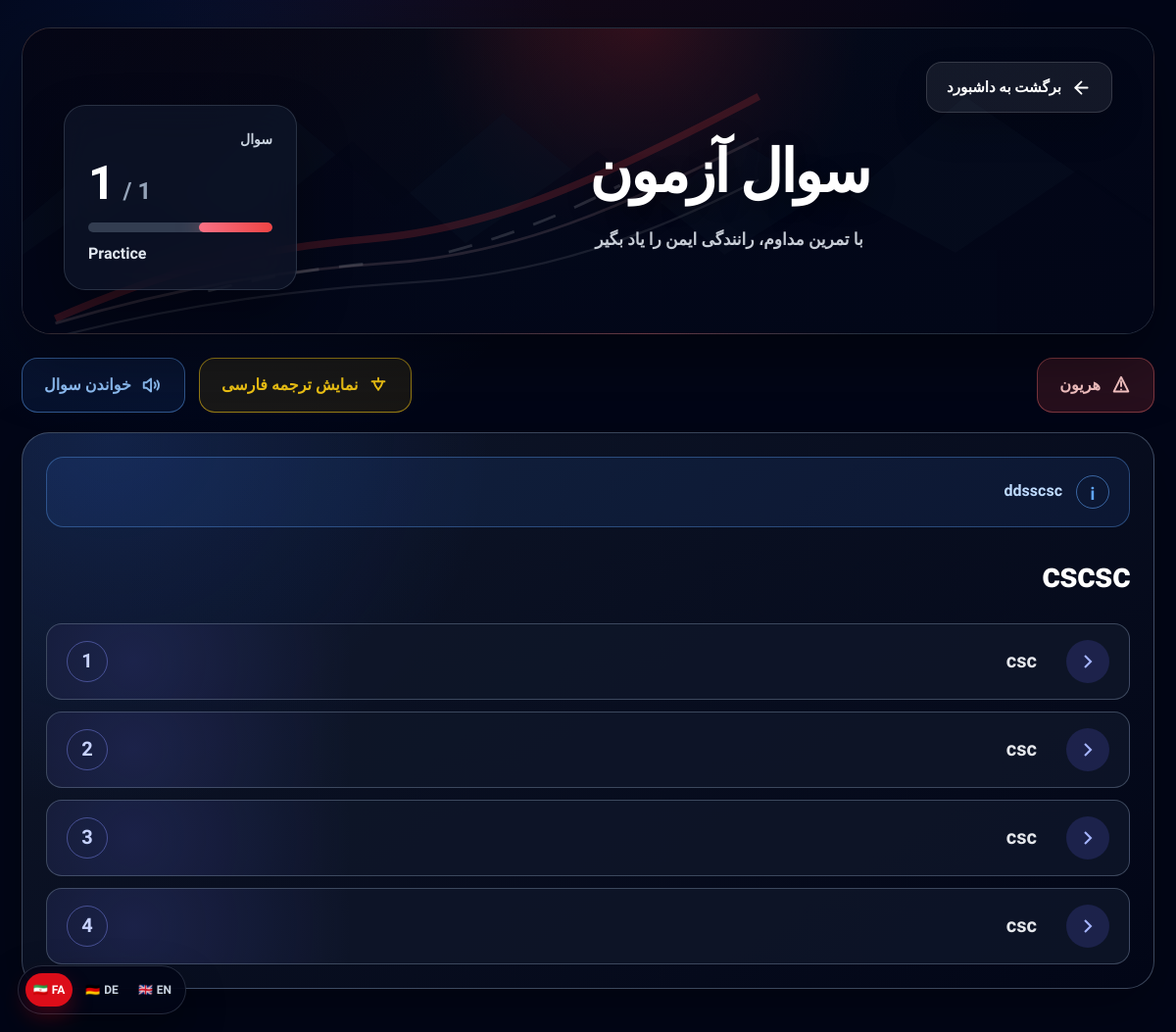
The page /quiz/question/4/ on the database as committed earlier.
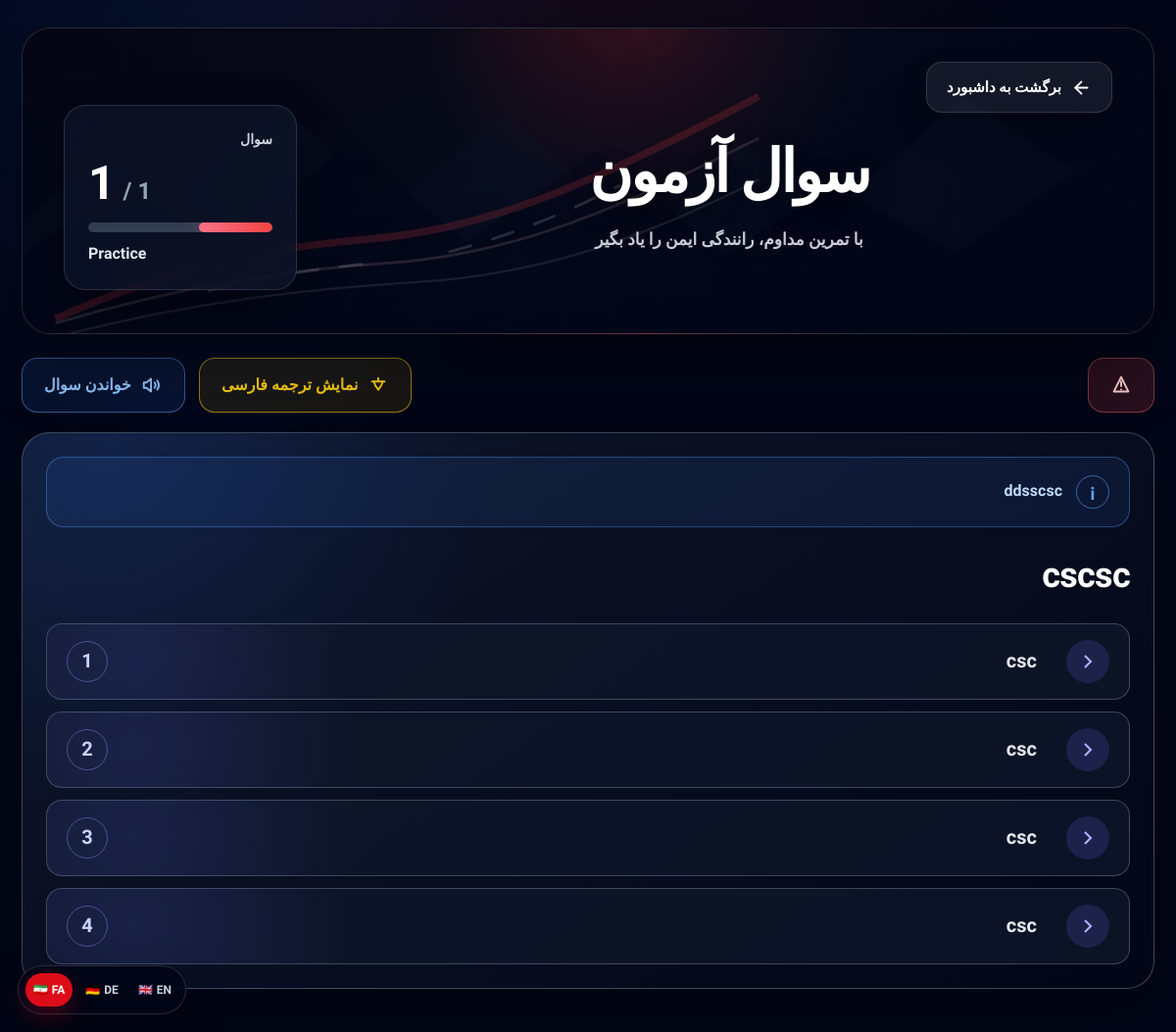
The same page on the database as committed later.
### quiz/models.py (models this page shows, shortened)
class Question(models.Model):
    SECTION_BASIC = "basic"
    SECTION_CLASS_B = "class_b"
    SECTION_CHOICES = [
        (SECTION_BASIC, _("دانش پایه")),
        (SECTION_CLASS_B, _("کلاس B")),
    ]
    category = models.ForeignKey(
        QuizCategory,
        on_delete=models.SET_NULL,
        null=True,
        blank=True,
        related_name="questions",
        verbose_name=_("دسته‌بندی"),
    )
    main_category = models.ForeignKey(
        QuizCategory,
        on_delete=models.SET_NULL,
        null=True,
        blank=True,
        related_name="main_questions",
        limit_choices_to={"parent__isnull": True},
        verbose_name=_("دسته‌بندی اصلی"),
        help_text=_("دسته‌بندی والد اصلی را انتخاب کنید؛ برای مثال مواد مخدر یا هفتاد آزمون اصلی."),
    )
    sub_category = models.ForeignKey(
        QuizCategory,
        on_delete=models.SET_NULL,
        null=True,
        blank=True,
        related_name="sub_questions",
        limit_choices_to={"parent__isnull": False},
        verbose_name=_("زیرمجموعه"),
        help_text=_("زیرمجموعه را انتخاب کنید؛ برای مثال هروئین یا آزمون ۱."),
    )
    scenario = models.TextField(
        _("سناریو"),
        blank=True,
    )
    scenario_translation = models.TextField(
        _("ترجمه سناریو"),
        blank=True,
    )
    section = models.CharField(
        _("بخش"),
        max_length=20,
        choices=SECTION_CHOICES,
        default=SECTION_BASIC,
    )
    title = models.TextField(
        _("متن سؤال"),
    )
    title_translation = models.TextField(
        _("ترجمه سؤال"),
        blank=True,
        help_text=_("ترجمه فارسی سؤال"),
    )
    image = models.ImageField(
        _("تصویر"),
        upload_to="quiz/images/",
        blank=True,
        null=True,
    )
    video_url = models.URLField(
        _("نشانی ویدیو"),
        blank=True,
    )
    max_video_replays = models.PositiveSmallIntegerField(
        _("حداکثر دفعات پخش ویدیو"),
        default=4,
        help_text=_("حداکثر تعداد دفعات مجاز مشاهده ویدیو پیش از پاسخ‌دادن"),
    )
    option_1 = models.CharField(
        _("گزینه ۱"),
        max_length=255,
    )
    option_1_translation = models.CharField(
        _("ترجمه گزینه ۱"),
        max_length=255,
        blank=True,
    )
    option_2 = models.CharField(
        _("گزینه ۲"),
        max_length=255,
    )
    option_2_translation = models.CharField(
        _("ترجمه گزینه ۲"),
        max_length=255,
        blank=True,
    )
    option_3 = models.CharField(
        _("گزینه ۳"),
        max_length=255,
    )
    option_3_translation = models.CharField(
        _("ترجمه گزینه ۳"),
        max_length=255,
        blank=True,
    )
    option_4 = models.CharField(
        _("گزینه ۴"),
        max_length=255,
        blank=True,
    )
    option_4_translation = models.CharField(
        _("ترجمه گزینه ۴"),
        max_length=255,
        blank=True,
    )
    correct_answer = models.PositiveSmallIntegerField(
        _("پاسخ صحیح"),
        choices=[
            (1, _("گزینه ۱")),
            (2, _("گزینه ۲")),
            (3, _("گزینه ۳")),
            (4, _("گزینه ۴")),
        ],
    )
    correct_answers = models.CharField(
        _("پاسخ‌های صحیح"),
        max_length=20,
        blank=True,
        default="",
        help_text=_("برای چند پاسخ صحیح، شماره‌ها را با ویرگول وارد کنید؛ مانند 1,2,4"),
    )
    points = models.PositiveSmallIntegerField(
        _("امتیاز خطا"),
        default=3,
        help_text=_("Fehlerpunkte / امتیاز خطا"),
    )
    explanation = models.TextField(
        _("توضیح پاسخ"),
        blank=True,
    )
    is_published = models.BooleanField(
        _("منتشر شده"),
        default=True,
    )
    created_at = models.DateTimeField(
        _("زمان ایجاد"),
        auto_now_add=True,
    )
    class Meta:
        verbose_name = _("سؤال")
        verbose_name_plural = _("سؤال‌ها")
        ordering = ["section", "-created_at"]

class QuizCategory(models.Model):
    parent = models.ForeignKey(
        "self",
        on_delete=models.CASCADE,
        null=True,
        blank=True,
        related_name="children",
        verbose_name=_("دسته‌بندی والد"),
    )
    name = models.CharField(
        _("نام"),
        max_length=100,
    )
    slug = models.SlugField(
        _("نامک"),
        unique=True,
    )
    class Meta:
        verbose_name = _("دسته‌بندی سؤال")
        verbose_name_plural = _("دسته‌بندی‌های سؤال")
        ordering = ["parent__name", "name"]

### quiz/views.py (the view, shortened to what this page needs)
# urls.py: path("question/<int:pk>/", views.question_detail, name="question_detail"),
def question_detail(request, pk):
    question = get_object_or_404(
        Question,
        pk=pk,
        is_published=True,
    )
    selected_answer = None
    is_correct = None
    correct_answers_list = get_question_correct_answers(question)
    return render(
        request,
        "quiz/question_detail.html",
        {
            "question": question,
            "selected_answer": selected_answer,
            "is_correct": is_correct,
            "correct_answers_list": correct_answers_list,
        },
    )

### quiz/views.py (called while the page is built)
def parse_answer_list(value):
    if not value:
        return []
    return sorted([
        int(item.strip())
        for item in value.split(",")
        if item.strip().isdigit()
    ])

def get_question_correct_answers(question):
    correct_answers = parse_answer_list(question.correct_answers)
    if not correct_answers:
        correct_answers = [question.correct_answer]
    return correct_answers

### quiz/templates/quiz/question_detail.html (shortened to what the changed rows need)
{% extends "base/base.html" %}
{% load i18n %}
{% get_current_language_bidi as LANGUAGE_BIDI %}
{% block content %}
<main class="dt-quiz-page" dir="{% if LANGUAGE_BIDI %}rtl{% else %}ltr{% endif %}">
    <div class="dt-quiz-wrap">
        <section class="dt-quiz-hero">
            <div class="dt-hero-center">
                <div class="dt-hero-title-box">
                    <h1 class="dt-hero-title">{% trans "سوال آزمون" %}</h1>
                </div>
            </div>
        </section>
        <div class="dt-toolbar">
            <div class="dt-tags">
                <span class="dt-pill dt-pill-red">
                    <svg viewBox="0 0 24 24" fill="none" stroke="currentColor" stroke-width="2.1" stroke-linecap="round" stroke-linejoin="round">
                        <path d="M12 3l8 16H4z"></path><path d="M12 8v5"></path><path d="M12 17h.01"></path>
                    </svg>
                    {{ question.category.name }}
                </span>
            </div>
        </div>
        <section class="dt-card">
            {% if question.scenario %}
                <div class="dt-scenario">
                    <div class="dt-info-icon">i</div>
                    <div>{{ question.scenario }}</div>
                </div>
            {% endif %}
            <div class="dt-question-head">
                <h2 class="dt-question-title">
                    {{ question.title }}
                </h2>
            </div>
            <form method="post" class="dt-options">
                <button type="submit" name="answer" value="1" class="dt-option
                ">
                    <span class="dt-option-icon">
                        {% if selected_answer == 1 and not is_correct %}
                            <svg viewBox="0 0 24 24" fill="none" stroke="currentColor" stroke-width="2.4"><path d="M18 6L6 18"></path><path d="M6 6l12 12"></path></svg>
                        {% elif selected_answer and question.correct_answer == 1 %}
                            <svg viewBox="0 0 24 24" fill="none" stroke="currentColor" stroke-width="2.4"><path d="M20 6L9 17l-5-5"></path></svg>
                        {% else %}
                            <svg viewBox="0 0 24 24" fill="none" stroke="currentColor" stroke-width="2.1"><path d="M9 18l6-6-6-6"></path></svg>
                        {% endif %}
                    </span>
                    <span>
                        {{ question.option_1 }}
                    </span>
                    <span class="dt-option-number">1</span>
                </button>
                <button type="submit" name="answer" value="2" class="dt-option
                ">
                    <span class="dt-option-icon">
                        {% if selected_answer == 2 and not is_correct %}
                            <svg viewBox="0 0 24 24" fill="none" stroke="currentColor" stroke-width="2.4"><path d="M18 6L6 18"></path><path d="M6 6l12 12"></path></svg>
                        {% elif selected_answer and question.correct_answer == 2 %}
                            <svg viewBox="0 0 24 24" fill="none" stroke="currentColor" stroke-width="2.4"><path d="M20 6L9 17l-5-5"></path></svg>
                        {% else %}
                            <svg viewBox="0 0 24 24" fill="none" stroke="currentColor" stroke-width="2.1"><path d="M9 18l6-6-6-6"></path></svg>
                        {% endif %}
                    </span>
                    <span>
                        {{ question.option_2 }}
                    </span>
                    <span class="dt-option-number">2</span>
                </button>
                <button type="submit" name="answer" value="3" class="dt-option
                ">
                    <span class="dt-option-icon">
                        {% if selected_answer == 3 and not is_correct %}
                            <svg viewBox="0 0 24 24" fill="none" stroke="currentColor" stroke-width="2.4"><path d="M18 6L6 18"></path><path d="M6 6l12 12"></path></svg>
                        {% elif selected_answer and question.correct_answer == 3 %}
                            <svg viewBox="0 0 24 24" fill="none" stroke="currentColor" stroke-width="2.4"><path d="M20 6L9 17l-5-5"></path></svg>
                        {% else %}
                            <svg viewBox="0 0 24 24" fill="none" stroke="currentColor" stroke-width="2.1"><path d="M9 18l6-6-6-6"></path></svg>
                        {% endif %}
                    </span>
                    <span>
                        {{ question.option_3 }}
                    </span>
                    <span class="dt-option-number">3</span>
                </button>
                {% if question.option_4 %}
                    <button type="submit" name="answer" value="4" class="dt-option
                    ">
                        <span class="dt-option-icon">
                            {% if selected_answer == 4 and not is_correct %}
                                <svg viewBox="0 0 24 24" fill="none" stroke="currentColor" stroke-width="2.4"><path d="M18 6L6 18"></path><path d="M6 6l12 12"></path></svg>
                            {% elif selected_answer and question.correct_answer == 4 %}
                                <svg viewBox="0 0 24 24" fill="none" stroke="currentColor" stroke-width="2.4"><path d="M20 6L9 17l-5-5"></path></svg>
                            {% else %}
                                <svg viewBox="0 0 24 24" fill="none" stroke="currentColor" stroke-width="2.1"><path d="M9 18l6-6-6-6"></path></svg>
                            {% endif %}
                        </span>
                        <span>
                            {{ question.option_4 }}
                        </span>
                        <span class="dt-option-number">4</span>
                    </button>
                {% endif %}
            </form>
        </section>
    </div>
</main>
{% endblock %}

Rows that differ between the two databases and show on the page:
changed Question "cscsc": category.name "هریون" → (not shown)
